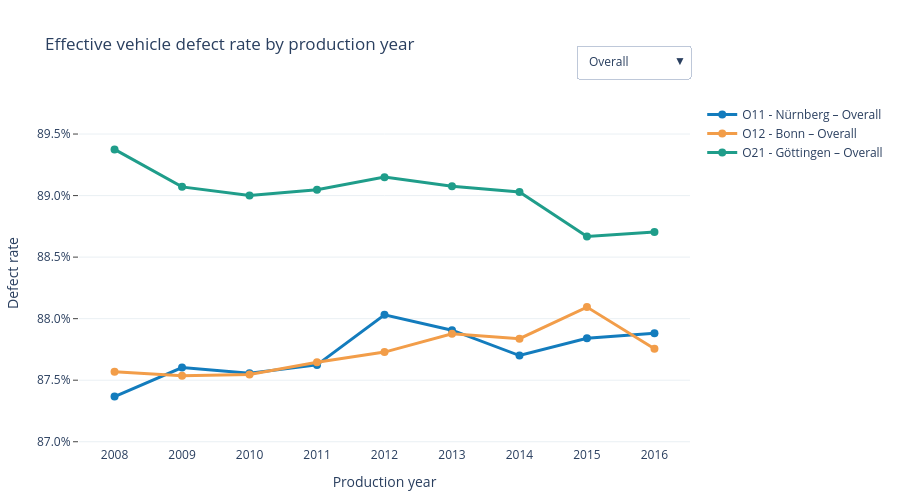

Notebook code cell kept with this figure:
### Markdown cell above
## 10.4 Defect Rates over Time

The dropdown compares the effective vehicle rate with the effective defect rate of Engine, Seats, Transmission, and Body by OEM plant and production year. The component rates are calculated directly from the four role-specific columns in the final dataset.

This view checks whether the result is driven by a single production year and shows which component role contributes repeatedly over time.

### Code cell
yearly_quality = (
    analysis_vehicles.dropna(subset=["Vehicle_Production_Year"])
    .groupby(["Vehicle_Production_Year", "Werk_Label", "Vehicle_Type"], dropna=False)
    .agg(
        Fahrzeuge=("Vehicle_ID", "size"),
        Effektive_Fehler=("Effektiver_Fehler", "sum"),
    )
    .reset_index()
    .rename(
        columns={
            "Vehicle_Production_Year": "Produktionsjahr",
            "Vehicle_Type": "Fahrzeugtyp",
        }
    )
)
yearly_quality["Effektive_Quote"] = (
    yearly_quality["Effektive_Fehler"] / yearly_quality["Fahrzeuge"]
)

# Each vehicle has one installed component per role, so the same final table
# can be grouped directly for the component time series.
yearly_role_frames = []
for role in ROLE_ORDER:
    role_data = analysis_vehicles.dropna(subset=["Vehicle_Production_Year"])[
        ["Vehicle_Production_Year", "Werk_Label", f"{role}_Effective_Defect"]
    ].copy()
    role_data["Ist_Fehlerhaft"] = is_confirmed_defect(
        role_data[f"{role}_Effective_Defect"]
    )
    role_summary = (
        role_data.groupby(["Vehicle_Production_Year", "Werk_Label"], dropna=False)
        .agg(Anzahl=("Ist_Fehlerhaft", "size"), Fehler=("Ist_Fehlerhaft", "sum"))
        .reset_index()
        .rename(columns={"Vehicle_Production_Year": "Produktionsjahr"})
    )
    role_summary["Role"] = role
    role_summary["Quote"] = role_summary["Fehler"] / role_summary["Anzahl"]
    yearly_role_frames.append(role_summary)

yearly_role = pd.concat(yearly_role_frames, ignore_index=True)
plant_order = [plant for plant in PLANT_COLORS if plant in set(yearly_quality["Werk_Label"])]

trend_figure = go.Figure()
trace_views = []

for plant in plant_order:
    sub = yearly_quality.loc[yearly_quality["Werk_Label"] == plant].sort_values(
        "Produktionsjahr"
    )
    trend_figure.add_trace(
        go.Scatter(
            x=sub["Produktionsjahr"],
            y=sub["Effektive_Quote"],
            mode="lines+markers",
            name=f"{plant} – Overall",
            line=dict(color=PLANT_COLORS[plant], width=3),
            marker=dict(size=8, color=PLANT_COLORS[plant]),
            customdata=np.stack(
                [sub["Fahrzeuge"], sub["Effektive_Fehler"], sub["Fahrzeugtyp"]], axis=1
            ),
            hovertemplate=(
                "<b>%{fullData.name}</b><br>Year: %{x:.0f}<br>Rate: %{y:.1%}"
                "<br>Defective: %{customdata[1]:,.0f}"
                "<br>Vehicles: %{customdata[0]:,.0f}<extra></extra>"
            ),
            visible=True,
        )
    )
    trace_views.append("Overall")

for role in ROLE_ORDER:
    for plant in plant_order:
        sub = yearly_role.loc[
            (yearly_role["Role"] == role) & (yearly_role["Werk_Label"] == plant)
        ].sort_values("Produktionsjahr")
        if sub.empty:
            continue
        trend_figure.add_trace(
            go.Scatter(
                x=sub["Produktionsjahr"],
                y=sub["Quote"],
                mode="lines+markers",
                name=f"{plant} – {role}",
                line=dict(
                    color=ROLE_COLORS[role],
                    width=2,
                    dash=PLANT_LINESTYLES.get(plant, "solid"),
                ),
                marker=dict(size=7, color=ROLE_COLORS[role]),
                customdata=np.stack([sub["Anzahl"], sub["Fehler"]], axis=1),
                hovertemplate=(
                    "<b>%{fullData.name}</b><br>Year: %{x:.0f}<br>Rate: %{y:.1%}"
                    "<br>Defective: %{customdata[1]:,.0f}"
                    "<br>Components: %{customdata[0]:,.0f}<extra></extra>"
                ),
                visible=False,
            )
        )
        trace_views.append(role)

view_titles = {
    "Overall": "Effective vehicle defect rate by production year",
    "Engine": "Engine defect rate by production year",
    "Seats": "Seat defect rate by production year",
    "Transmission": "Transmission defect rate by production year",
    "Body": "Body defect rate by production year",
    "All": "Vehicle and component-role defect rates by production year",
}


def values_for_view(view):
    if view == "Overall":
        return yearly_quality["Effektive_Quote"]
    if view == "All":
        return pd.concat(
            [yearly_quality["Effektive_Quote"], yearly_role["Quote"]], ignore_index=True
        )
    return yearly_role.loc[yearly_role["Role"] == view, "Quote"]


buttons = []
for view in ["Overall", "Engine", "Seats", "Transmission", "Body", "All"]:
    visible = [True] * len(trace_views) if view == "All" else [
        tag == view for tag in trace_views
    ]
    yaxis = {"title": {"text": "Defect rate"}}
    yaxis.update(rate_axis(values_for_view(view)))
    buttons.append(
        dict(
            label=view,
            method="update",
            args=[{"visible": visible}, {"title": {"text": view_titles[view]}, "yaxis": yaxis}],
        )
    )

overall_yaxis = {"title": {"text": "Defect rate"}}
overall_yaxis.update(rate_axis(values_for_view("Overall")))
trend_figure.update_layout(
    title=view_titles["Overall"],
    yaxis=overall_yaxis,
    updatemenus=[
        dict(type="dropdown", buttons=buttons, x=1, xanchor="right", y=1.16, yanchor="top")
    ],
)
trend_figure.update_xaxes(title="Production year", dtick=1)
style_figure(trend_figure, height=500)
trend_figure.update_layout(margin=dict(l=50, r=30, t=100, b=50))
trend_figure

### Figure 1 — Plotly figure (JSON) as saved in the notebook; plotly's stock layout.template omitted (floating-point values rounded to 4 significant figures)
{"data": [{"customdata": [[16726, 14613, "Type 11"], [148425, 130025, "Type 11"], [148645, 130147, "Type 11"], [148485, 130109, "Type 11"], [148233, 130492, "Type 11"], [148589, 130619, "Type 11"], [148492, 130228, "Type 11"], [148775, 130686, "Type 11"], [129928, 114183, "Type 11"]], "hovertemplate": "<b>%{fullData.name}</b><br>Year: %{x:.0f}<br>Rate: %{y:.1%}<br>Defective: %{customdata[1]:,.0f}<br>Vehicles: %{customdata[0]:,.0f}<extra></extra>", "line": {"color": "#137CBD", "width": 3}, "marker": {"color": "#137CBD", "size": 8}, "mode": "lines+markers", "name": "O11 - Nürnberg – Overall", "type": "scatter", "visible": true, "x": [2008, 2009, 2010, 2011, 2012, 2013, 2014, 2015, 2016], "y": [0.8737, 0.876, 0.8756, 0.8762, 0.8803, 0.8791, 0.877, 0.8784, 0.8788]}, {"customdata": [[9210, 8065, "Type 11"], [98809, 86494, "Type 11"], [98749, 86452, "Type 11"], [98905, 86686, "Type 11"], [98829, 86701, "Type 11"], [98995, 86994, "Type 11"], [98731, 86723, "Type 11"], [99093, 87295, "Type 11"], [89545, 78581, "Type 11"]], "hovertemplate": "<b>%{fullData.name}</b><br>Year: %{x:.0f}<br>Rate: %{y:.1%}<br>Defective: %{customdata[1]:,.0f}<br>Vehicles: %{customdata[0]:,.0f}<extra></extra>", "line": {"color": "#F29D49", "width": 3}, "marker": {"color": "#F29D49", "size": 8}, "mode": "lines+markers", "name": "O12 - Bonn – Overall", "type": "scatter", "visible": true, "x": [2008, 2009, 2010, 2011, 2012, 2013, 2014, 2015, 2016], "y": [0.8757, 0.8754, 0.8755, 0.8765, 0.8773, 0.8788, 0.8784, 0.8809, 0.8776]}, {"customdata": [[6560, 5863, "Type 21"], [63902, 56918, "Type 21"], [64098, 57048, "Type 21"], [63941, 56938, "Type 21"], [63797, 56875, "Type 21"], [64174, 57163, "Type 21"], [64606, 57518, "Type 21"], [64148, 56879, "Type 21"], [57128, 50675, "Type 21"]], "hovertemplate": "<b>%{fullData.name}</b><br>Year: %{x:.0f}<br>Rate: %{y:.1%}<br>Defective: %{customdata[1]:,.0f}<br>Vehicles: %{customdata[0]:,.0f}<extra></extra>", "line": {"color": "#1F9D8A", "width": 3}, "marker": {"color": "#1F9D8A", "size": 8}, "mode": "lines+markers", "name": "O21 - Göttingen – Overall", "type": "scatter", "visible": true, "x": [2008, 2009, 2010, 2011, 2012, 2013, 2014, 2015, 2016], "y": [0.8938, 0.8907, 0.89, 0.8905, 0.8915, 0.8908, 0.8903, 0.8867, 0.887]}, {"customdata": [[16726, 8554], [148425, 75553], [148645, 75668], [148485, 75536], [148233, 75353], [148589, 75834], [148492, 75605], [148775, 75949], [129928, 66305]], "hovertemplate": "<b>%{fullData.name}</b><br>Year: %{x:.0f}<br>Rate: %{y:.1%}<br>Defective: %{customdata[1]:,.0f}<br>Components: %{customdata[0]:,.0f}<extra></extra>", "line": {"color": "#E74C3C", "dash": "solid", "width": 2}, "marker": {"color": "#E74C3C", "size": 7}, "mode": "lines+markers", "name": "O11 - Nürnberg – Engine", "type": "scatter", "visible": false, "x": [2008, 2009, 2010, 2011, 2012, 2013, 2014, 2015, 2016], "y": [0.5114, 0.509, 0.5091, 0.5087, 0.5083, 0.5104, 0.5092, 0.5105, 0.5103]}, {"customdata": [[9210, 4701], [98809, 50229], [98749, 50110], [98905, 50515], [98829, 50157], [98995, 50331], [98731, 50127], [99093, 50448], [89545, 45391]], "hovertemplate": "<b>%{fullData.name}</b><br>Year: %{x:.0f}<br>Rate: %{y:.1%}<br>Defective: %{customdata[1]:,.0f}<br>Components: %{customdata[0]:,.0f}<extra></extra>", "line": {"color": "#E74C3C", "dash": "dash", "width": 2}, "marker": {"color": "#E74C3C", "size": 7}, "mode": "lines+markers", "name": "O12 - Bonn – Engine", "type": "scatter", "visible": false, "x": [2008, 2009, 2010, 2011, 2012, 2013, 2014, 2015, 2016], "y": [0.5104, 0.5083, 0.5074, 0.5107, 0.5075, 0.5084, 0.5077, 0.5091, 0.5069]}, {"customdata": [[6560, 3370], [63902, 32576], [64098, 32902], [63941, 32585], [63797, 32523], [64174, 32778], [64606, 33016], [64148, 32574], [57128, 29336]], "hovertemplate": "<b>%{fullData.name}</b><br>Year: %{x:.0f}<br>Rate: %{y:.1%}<br>Defective: %{customdata[1]:,.0f}<br>Components: %{customdata[0]:,.0f}<extra></extra>", "line": {"color": "#E74C3C", "dash": "dot", "width": 2}, "marker": {"color": "#E74C3C", "size": 7}, "mode": "lines+markers", "name": "O21 - Göttingen – Engine", "type": "scatter", "visible": false, "x": [2008, 2009, 2010, 2011, 2012, 2013, 2014, 2015, 2016], "y": [0.5137, 0.5098, 0.5133, 0.5096, 0.5098, 0.5108, 0.511, 0.5078, 0.5135]}, {"customdata": [[16726, 5729], [148425, 51103], [148645, 50553], [148485, 50796], [148233, 53069], [148589, 53456], [148492, 53021], [148775, 53561], [129928, 46547]], "hovertemplate": "<b>%{fullData.name}</b><br>Year: %{x:.0f}<br>Rate: %{y:.1%}<br>Defective: %{customdata[1]:,.0f}<br>Components: %{customdata[0]:,.0f}<extra></extra>", "line": {"color": "#7D3C98", "dash": "solid", "width": 2}, "marker": {"color": "#7D3C98", "size": 7}, "mode": "lines+markers", "name": "O11 - Nürnberg – Seats", "type": "scatter", "visible": false, "x": [2008, 2009, 2010, 2011, 2012, 2013, 2014, 2015, 2016], "y": [0.3425, 0.3443, 0.3401, 0.3421, 0.358, 0.3598, 0.3571, 0.36, 0.3583]}, {"customdata": [[9210, 3112], [98809, 33860], [98749, 34019], [98905, 34108], [98829, 34990], [98995, 35283], [98731, 35155], [99093, 35564], [89545, 31809]], "hovertemplate": "<b>%{fullData.name}</b><br>Year: %{x:.0f}<br>Rate: %{y:.1%}<br>Defective: %{customdata[1]:,.0f}<br>Components: %{customdata[0]:,.0f}<extra></extra>", "line": {"color": "#7D3C98", "dash": "dash", "width": 2}, "marker": {"color": "#7D3C98", "size": 7}, "mode": "lines+markers", "name": "O12 - Bonn – Seats", "type": "scatter", "visible": false, "x": [2008, 2009, 2010, 2011, 2012, 2013, 2014, 2015, 2016], "y": [0.3379, 0.3427, 0.3445, 0.3449, 0.354, 0.3564, 0.3561, 0.3589, 0.3552]}, {"customdata": [[6560, 2462], [63902, 22878], [64098, 22962], [63941, 23084], [63797, 22857], [64174, 22682], [64606, 22392], [64148, 21820], [57128, 19671]], "hovertemplate": "<b>%{fullData.name}</b><br>Year: %{x:.0f}<br>Rate: %{y:.1%}<br>Defective: %{customdata[1]:,.0f}<br>Components: %{customdata[0]:,.0f}<extra></extra>", "line": {"color": "#7D3C98", "dash": "dot", "width": 2}, "marker": {"color": "#7D3C98", "size": 7}, "mode": "lines+markers", "name": "O21 - Göttingen – Seats", "type": "scatter", "visible": false, "x": [2008, 2009, 2010, 2011, 2012, 2013, 2014, 2015, 2016], "y": [0.3753, 0.358, 0.3582, 0.361, 0.3583, 0.3534, 0.3466, 0.3402, 0.3443]}, {"customdata": [[16726, 5792], [148425, 51642], [148645, 51648], [148485, 51796], [148233, 51554], [148589, 51501], [148492, 51884], [148775, 51619], [129928, 45154]], "hovertemplate": "<b>%{fullData.name}</b><br>Year: %{x:.0f}<br>Rate: %{y:.1%}<br>Defective: %{customdata[1]:,.0f}<br>Components: %{customdata[0]:,.0f}<extra></extra>", "line": {"color": "#1E8449", "dash": "solid", "width": 2}, "marker": {"color": "#1E8449", "size": 7}, "mode": "lines+markers", "name": "O11 - Nürnberg – Transmission", "type": "scatter", "visible": false, "x": [2008, 2009, 2010, 2011, 2012, 2013, 2014, 2015, 2016], "y": [0.3463, 0.3479, 0.3475, 0.3488, 0.3478, 0.3466, 0.3494, 0.347, 0.3475]}, {"customdata": [[9210, 3185], [98809, 34328], [98749, 34285], [98905, 34448], [98829, 34271], [98995, 34539], [98731, 34262], [99093, 34585], [89545, 31349]], "hovertemplate": "<b>%{fullData.name}</b><br>Year: %{x:.0f}<br>Rate: %{y:.1%}<br>Defective: %{customdata[1]:,.0f}<br>Components: %{customdata[0]:,.0f}<extra></extra>", "line": {"color": "#1E8449", "dash": "dash", "width": 2}, "marker": {"color": "#1E8449", "size": 7}, "mode": "lines+markers", "name": "O12 - Bonn – Transmission", "type": "scatter", "visible": false, "x": [2008, 2009, 2010, 2011, 2012, 2013, 2014, 2015, 2016], "y": [0.3458, 0.3474, 0.3472, 0.3483, 0.3468, 0.3489, 0.347, 0.349, 0.3501]}, {"customdata": [[6560, 2245], [63902, 22071], [64098, 21930], [63941, 21943], [63797, 21751], [64174, 22027], [64606, 22114], [64148, 22114], [57128, 19579]], "hovertemplate": "<b>%{fullData.name}</b><br>Year: %{x:.0f}<br>Rate: %{y:.1%}<br>Defective: %{customdata[1]:,.0f}<br>Components: %{customdata[0]:,.0f}<extra></extra>", "line": {"color": "#1E8449", "dash": "dot", "width": 2}, "marker": {"color": "#1E8449", "size": 7}, "mode": "lines+markers", "name": "O21 - Göttingen – Transmission", "type": "scatter", "visible": false, "x": [2008, 2009, 2010, 2011, 2012, 2013, 2014, 2015, 2016], "y": [0.3422, 0.3454, 0.3421, 0.3432, 0.3409, 0.3432, 0.3423, 0.3447, 0.3427]}, {"customdata": [[16726, 5769], [148425, 50862], [148645, 51180], [148485, 51292], [148233, 51168], [148589, 51111], [148492, 51007], [148775, 50796], [129928, 44894]], "hovertemplate": "<b>%{fullData.name}</b><br>Year: %{x:.0f}<br>Rate: %{y:.1%}<br>Defective: %{customdata[1]:,.0f}<br>Components: %{customdata[0]:,.0f}<extra></extra>", "line": {"color": "#2E86AB", "dash": "solid", "width": 2}, "marker": {"color": "#2E86AB", "size": 7}, "mode": "lines+markers", "name": "O11 - Nürnberg – Body", "type": "scatter", "visible": false, "x": [2008, 2009, 2010, 2011, 2012, 2013, 2014, 2015, 2016], "y": [0.3449, 0.3427, 0.3443, 0.3454, 0.3452, 0.344, 0.3435, 0.3414, 0.3455]}, {"customdata": [[9210, 3183], [98809, 33899], [98749, 33810], [98905, 33905], [98829, 33773], [98995, 34109], [98731, 33894], [99093, 34082], [89545, 30987]], "hovertemplate": "<b>%{fullData.name}</b><br>Year: %{x:.0f}<br>Rate: %{y:.1%}<br>Defective: %{customdata[1]:,.0f}<br>Components: %{customdata[0]:,.0f}<extra></extra>", "line": {"color": "#2E86AB", "dash": "dash", "width": 2}, "marker": {"color": "#2E86AB", "size": 7}, "mode": "lines+markers", "name": "O12 - Bonn – Body", "type": "scatter", "visible": false, "x": [2008, 2009, 2010, 2011, 2012, 2013, 2014, 2015, 2016], "y": [0.3456, 0.3431, 0.3424, 0.3428, 0.3417, 0.3446, 0.3433, 0.3439, 0.346]}, {"customdata": [[6560, 2733], [63902, 26176], [64098, 26011], [63941, 26296], [63797, 26188], [64174, 26274], [64606, 26701], [64148, 26240], [57128, 23342]], "hovertemplate": "<b>%{fullData.name}</b><br>Year: %{x:.0f}<br>Rate: %{y:.1%}<br>Defective: %{customdata[1]:,.0f}<br>Components: %{customdata[0]:,.0f}<extra></extra>", "line": {"color": "#2E86AB", "dash": "dot", "width": 2}, "marker": {"color": "#2E86AB", "size": 7}, "mode": "lines+markers", "name": "O21 - Göttingen – Body", "type": "scatter", "visible": false, "x": [2008, 2009, 2010, 2011, 2012, 2013, 2014, 2015, 2016], "y": [0.4166, 0.4096, 0.4058, 0.4113, 0.4105, 0.4094, 0.4133, 0.4091, 0.4086]}], "layout": {"height": 500, "legend": {"title": {"text": ""}}, "margin": {"b": 50, "l": 50, "r": 30, "t": 100}, "paper_bgcolor": "white", "plot_bgcolor": "white", "title": {"text": "Effective vehicle defect rate by production year"}, "updatemenus": [{"buttons": [{"args": [{"visible": [true, true, true, false, false, false, false, false, false, false, false, false, false, false, false]}, {"title": {"text": "Effective vehicle defect rate by production year"}, "yaxis": {"dtick": 0.005, "range": [0.8697, 0.8978], "tickformat": ".1%", "ticks": "outside", "title": {"text": "Defect rate"}}}], "label": "Overall", "method": "update"}, {"args": [{"visible": [false, false, false, true, true, true, false, false, false, false, false, false, false, false, false]}, {"title": {"text": "Engine defect rate by production year"}, "yaxis": {"dtick": 0.002, "range": [0.5055, 0.5151], "tickformat": ".1%", "ticks": "outside", "title": {"text": "Defect rate"}}}], "label": "Engine", "method": "update"}, {"args": [{"visible": [false, false, false, false, false, false, true, true, true, false, false, false, false, false, false]}, {"title": {"text": "Seat defect rate by production year"}, "yaxis": {"dtick": 0.01, "range": [0.3304, 0.3828], "tickformat": ".1%", "ticks": "outside", "title": {"text": "Defect rate"}}}], "label": "Seats", "method": "update"}, {"args": [{"visible": [false, false, false, false, false, false, false, false, false, true, true, true, false, false, false]}, {"title": {"text": "Transmission defect rate by production year"}, "yaxis": {"dtick": 0.002, "range": [0.3391, 0.3519], "tickformat": ".1%", "ticks": "outside", "title": {"text": "Defect rate"}}}], "label": "Transmission", "method": "update"}, {"args": [{"visible": [false, false, false, false, false, false, false, false, false, false, false, false, true, true, true]}, {"title": {"text": "Body defect rate by production year"}, "yaxis": {"dtick": 0.02, "range": [0.3264, 0.4317], "tickformat": ".1%", "ticks": "outside", "title": {"text": "Defect rate"}}}], "label": "Body", "method": "update"}, {"args": [{"visible": [true, true, true, true, true, true, true, true, true, true, true, true, true, true, true]}, {"title": {"text": "Vehicle and component-role defect rates by production year"}, "yaxis": {"dtick": 0.02, "range": [0.2267, 1.005], "tickformat": ".1%", "ticks": "outside", "title": {"text": "Defect rate"}}}], "label": "All", "method": "update"}], "type": "dropdown", "x": 1, "xanchor": "right", "y": 1.16, "yanchor": "top"}], "xaxis": {"dtick": 1, "showgrid": false, "title": {"text": "Production year"}}, "yaxis": {"dtick": 0.005, "gridcolor": "#EAF0F4", "range": [0.8697, 0.8978], "tickformat": ".1%", "ticks": "outside", "title": {"text": "Defect rate"}, "zeroline": false}}}
